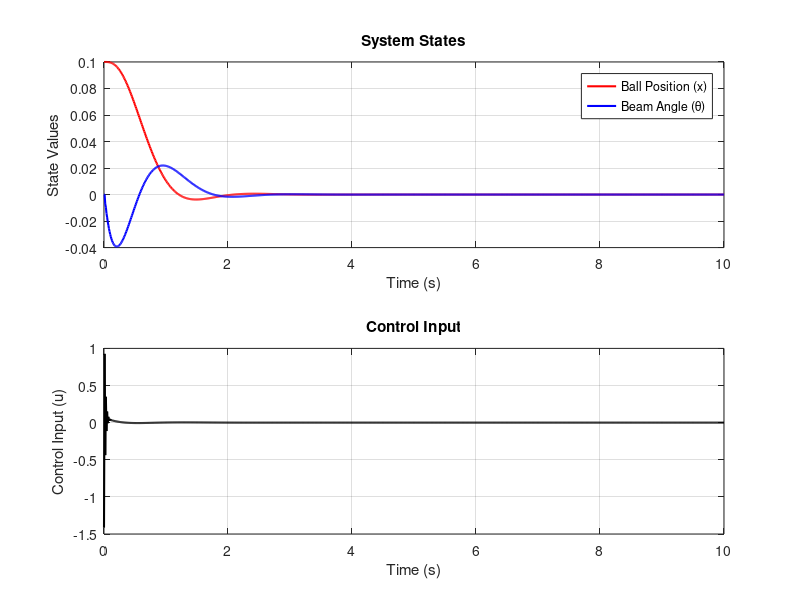

Reproduce this figure in MATLAB.
% =========================================================================
% FILE NAME: beam_and_ball_param_and_sim.m
% =========================================================================
% PURPOSE:
%   Simulates the dynamics of a ball-and-beam system controlled using an
%   LQR (Linear Quadratic Regulator). The script evaluates system
%   performance using metrics such as IAE, ISE, ITAE, settling time, and
%   overshoot, and visualizes the results.
%
% AUTHOR: Alexander Brown
% DATE:   2024-12-02
%
% VERSION: 1.0
%   - Initial implementation of the ball-and-beam simulation.
%
% INPUTS:
%   - Initial conditions for ball position and velocity.
%   - Reference state (desired position).
%   - System and control parameters (LQR weights, system matrices).
%
% OUTPUTS:
%   - Performance metrics: IAE, ISE, ITAE, settling time, percent overshoot
%   - Plots of state trajectories and control effort over time.
%
% SYSTEM PARAMETERS:
%   - Beam length, height, and width.
%   - Ball mass, radius, and moment of inertia.
%   - Gravitational acceleration.
%
% INSTRUCTIONS:
%   1. Configure the system and simulation parameters as desired.
%   2. Run the script in MATLAB.
%   3. Analyze the generated plots and performance metrics.
%
% DEPENDENCIES:
%   This script requires the following toolboxes and files:
%
%   1. MATLAB (Core) [Version 24.2 or higher]
%      - Required for basic operations, numerical computation, and plots.
%
%   2. Control System Toolbox [Version 24.2 or higher]
%      - Required for state-space modeling and LQR design.
%      - Functions used: lqr, ss, etc.
%
%   Files:
%   - beam_and_ball_param_and_sim.m (this script)
%   - beam_and_ball_LQR_controller.slx (required for system 3D modeling)
%
%   Note:
%   If used in combination with Simulink model for 3D visualization:
%      - Simscape Multibody Toolbox required for the `Mechanics Explorer`.
%      - Dependencies for Simulink models should be verified separately.
%
%   Ensure all dependencies are installed and accessible before running.
%
% =========================================================================

%% Housekeeping
clear, close all, clc;

%% System Parameters
% beam
L = 1.0;
w = 0.05;
h = 0.1;

% ball
m = 0.5;
r = 0.05;
g = 9.81;
I = 0.02;

% system matrices
A = [0 1 0 0; 0 0 g/L 0; 0 0 0 1; 0 0 -m*g*r/I 0];
B = [0; 0; 0; 1/I];
C = eye(4);
D = 0;

% LQR weights
Q = diag([200, 10, 10, 10]);
R = 1;

% desired_poles = [-2, -3, -4, -5];
% K = acker(A, B, desired_poles);

% gain calculation
K = lqr(A, B, Q, R);
Ki = 1;

% Simulation Parameters
T = 10;
x0 = [0.1; 0; 0; 0];
x_ref = [0; 0; 0; 0];

% system
dt = 0.01; % step
time = 0:dt:T;
x = x0;
u_hist = []; % control input history
x_hist = []; % state history
error_hist = []; % error history

for t = time
    e = x_ref - x;
    u = -K*x;
    u_hist = [u_hist, u];
    x_hist = [x_hist, x];
    error_hist = [error_hist, e];
    
    % euler integration
    dx = A*x + B*u;
    x = x + dx*dt;
end

% cost function calculations
e_pos = error_hist(1, :);
IAE = trapz(time, abs(e_pos));
ISE = trapz(time, e_pos.^2);
ITAE = trapz(time, time .* abs(e_pos));

% % settling time
% tolerance = 0.02;
% x_final = x_hist(1, end);
% settling_indices = find(abs(x_hist(1, :) - x_final) ...
%     > tolerance*abs(x_final));
% if isempty(settling_indices)
%     settling_time = 0;
% else
%     settling_time = time(settling_indices(end));
% end
% 
% % percent overshoot
% x_max = max(x_hist(1, :));
% percent_overshoot = ((x_max - x_final) / abs(x_final))*100;

fprintf('Cost Analysis Results:\n');
fprintf('IAE: %.5f\n', IAE);
fprintf('ISE: %.5f\n', ISE);
fprintf('ITAE: %.5f\n', ITAE);
% fprintf('Settling Time: %.2f seconds\n', settling_time);
% fprintf('Percent Overshoot: %.2f%%\n', percent_overshoot);

% visualize system simulation
figure;
subplot(2, 1, 1);
plot(time, x_hist(1, :), 'r', 'LineWidth', 1.5); hold on;
plot(time, x_hist(3, :), 'b', 'LineWidth', 1.5);
legend('Ball Position (x)', 'Beam Angle (\theta)');
xlabel('Time (s)');
ylabel('State Values');
title('System States');
grid on;

% figure;
subplot(2, 1, 2);
plot(time, u_hist, 'k', 'LineWidth', 1.5);
xlabel('Time (s)');
ylabel('Control Input (u)');
title('Control Input');
grid on;